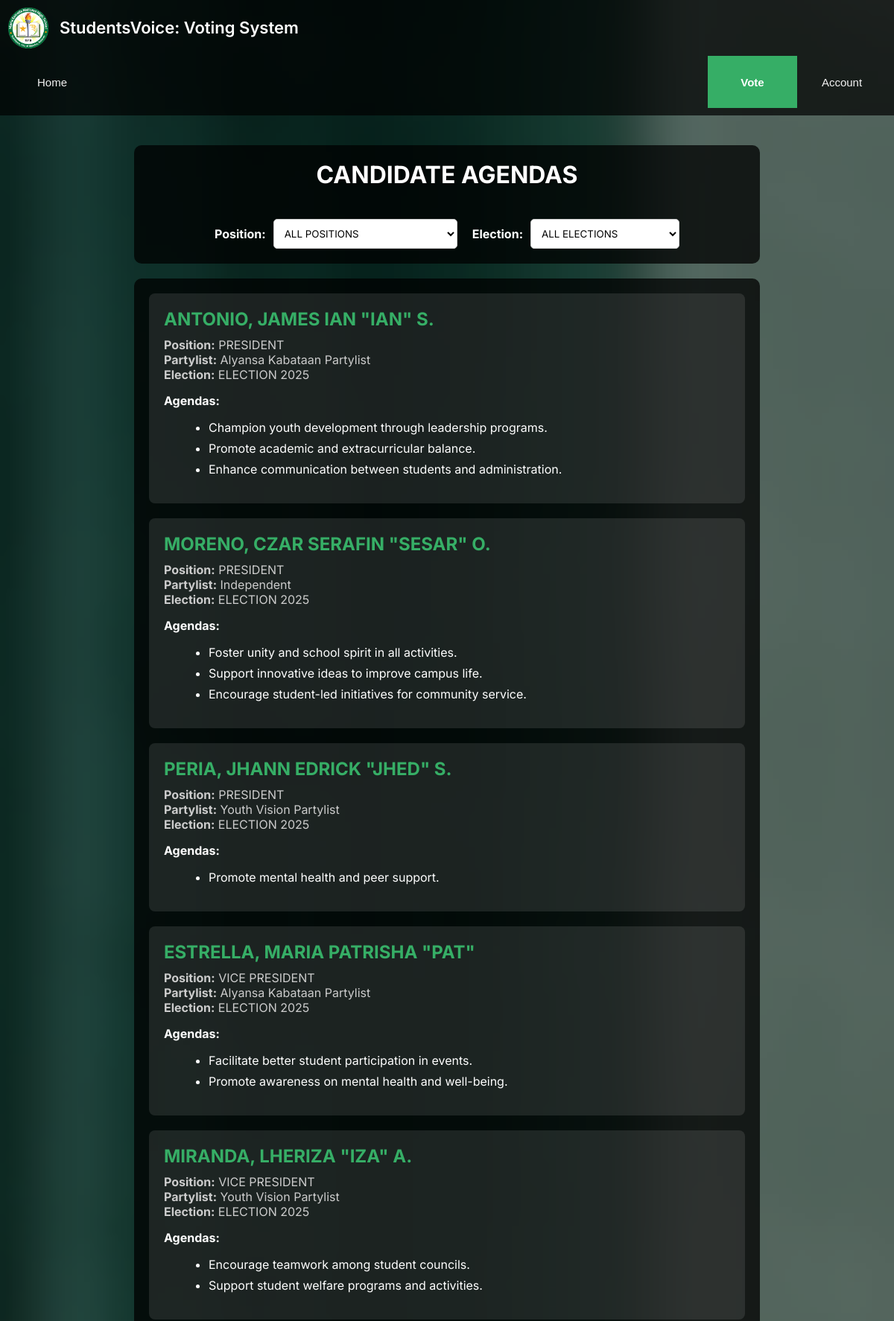
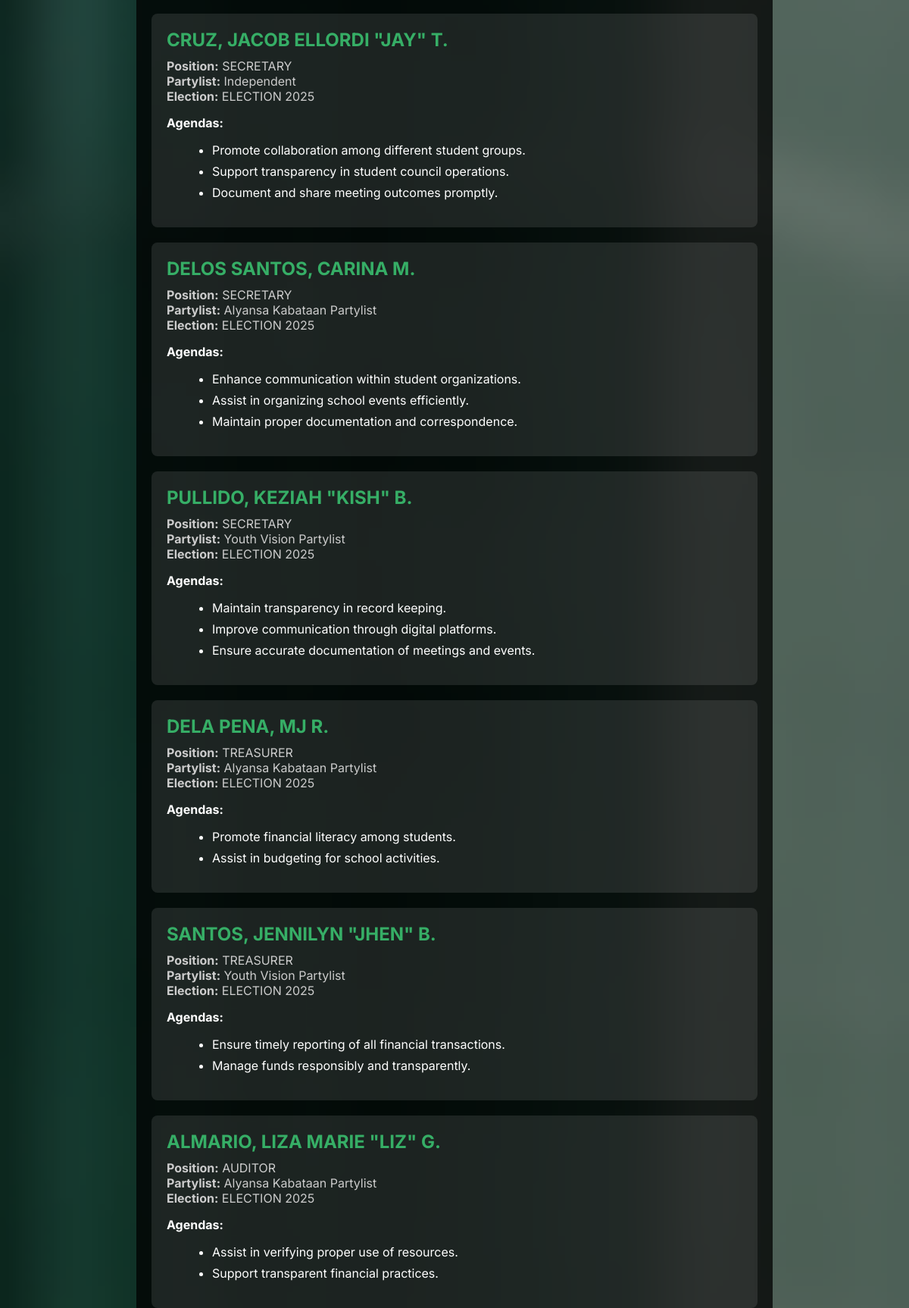
Screenshot of /files/user/agendas.php (signed in, upper part) with the database file from the repository (2 pictures, top to bottom).
### tables this page shows
CREATE TABLE `candidate` (
  `CandidateID` int(11) NOT NULL,
  `ElectionID` varchar(255) DEFAULT NULL,
  `PartylistName` varchar(255) DEFAULT NULL,
  `Name` varchar(255) DEFAULT NULL,
  `Position` varchar(255) DEFAULT NULL,
  `GradeLevel` varchar(100) DEFAULT NULL,
  `ModifiedBy` int(255) DEFAULT NULL,
  `ModifiedDate` datetime DEFAULT NULL,
  `CreatedBy` int(255) DEFAULT NULL,
  `CreatedDate` datetime DEFAULT NULL
);

CREATE TABLE `election` (
  `ElectionID` varchar(255) NOT NULL,
  `ElectionName` varchar(255) NOT NULL,
  `StartDateTime` datetime NOT NULL,
  `EndDateTime` datetime NOT NULL,
  `G8RepNum` int(11) NOT NULL,
  `G9RepNum` int(11) NOT NULL,
  `G10RepNum` int(11) NOT NULL,
  `G11RepNum` int(11) NOT NULL,
  `G12RepNum` int(11) NOT NULL,
  `ModifiedBy` int(255) DEFAULT NULL,
  `ModifiedDate` datetime DEFAULT NULL,
  `CreatedBy` int(255) DEFAULT NULL,
  `CreatedDate` datetime DEFAULT NULL
);

### files/user/agendas.php (the view, shortened to what this page needs)
<?php
require_once '../connect/connect.php';
$candidates_query = "SELECT c.*, e.ElectionName, GROUP_CONCAT(a.Agenda) as Agendas
                    FROM candidate c
                    JOIN election e ON c.ElectionID = e.ElectionID
                    LEFT JOIN agenda a ON c.CandidateID = a.CandidateID
                    WHERE 1=1";
$candidates_query .= " GROUP BY c.CandidateID
                      ORDER BY
                        CASE c.Position
                            WHEN 'PRESIDENT' THEN 1
                            WHEN 'VICE PRESIDENT' THEN 2
                            WHEN 'SECRETARY' THEN 3
                            WHEN 'TREASURER' THEN 4
                            WHEN 'AUDITOR' THEN 5
                            WHEN 'PUBLIC INFORMATION OFFICER' THEN 6
                            WHEN 'PROTOCOL OFFICER' THEN 7
                            WHEN 'GRADE 7 REPRESENTATIVE' THEN 8
                            WHEN 'GRADE 8 REPRESENTATIVE' THEN 9
                            WHEN 'GRADE 9 REPRESENTATIVE' THEN 10
                            WHEN 'GRADE 10 REPRESENTATIVE' THEN 11
                            WHEN 'GRADE 11 REPRESENTATIVE' THEN 12
                            WHEN 'GRADE 12 REPRESENTATIVE' THEN 13
                            ELSE 14
                        END,
                        c.Name";
$stmt = $conn->prepare($candidates_query);
$stmt->execute();
$candidates_result = $stmt->get_result();
?>
<!DOCTYPE html>
<html>
<head>
    <link rel="stylesheet" type="text/css" href="/votingsystem/files/maincss/main.css">
    <link rel="stylesheet" type="text/css" href="/votingsystem/files/user/user.css">
</head>
<body>
    <header>
        <div class="header">
            <div class="header-left">
                <div class="logo"></div>
                <div class="header-title">
                    <span class="main-title">StudentsVoice: Voting System</span>
                </div>
            </div>
            <div class="topnav">
                <form action="home.php" method="post" style="display:inline;"><button type="submit"
                        class="topnav-link">Home</button></form>
                <div class="dropdown">
                    <button type="button" class="topnav-link active">Vote</button>
                </div>
                <div class="dropdown">
                    <button type="button" class="topnav-link">Account</button>
                </div>
            </div>
        </div>
    </header>
    <div class="centerMain">
        <div class="filter-container">
            <h1 class="page-title">CANDIDATE AGENDAS</h1>
            <form method="post" id="filterForm">
                <div class="filter-controls">
                    <div class="filter-group">
                        <label class="filter-label">Position:</label>
                        <select name="position" id="position" onchange="document.getElementById('filterForm').submit();">
                            <option value="ALL">ALL POSITIONS</option>
                        </select>
                    </div>
                    <div class="filter-group">
                        <label class="filter-label">Election:</label>
                        <select name="election" id="election" onchange="document.getElementById('filterForm').submit();">
                            <option value="ALL">ALL ELECTIONS</option>
                        </select>
                    </div>
                </div>
            </form>
        </div>
        <div class="candidate-container">
            <?php if ($candidates_result->num_rows > 0): ?>
                <?php while ($candidate = $candidates_result->fetch_assoc()): ?>
                    <div class="candidate-card">
                        <div class="candidate-name"><?php echo htmlspecialchars($candidate['Name']); ?></div>
                        <div class="candidate-info">
                            <strong>Position:</strong> <?php echo htmlspecialchars($candidate['Position']); ?><br>
                            <strong>Partylist:</strong> <?php echo htmlspecialchars($candidate['PartylistName']); ?><br>
                            <strong>Election:</strong> <?php echo htmlspecialchars($candidate['ElectionName']); ?>
                        </div>
                        <div class="agendas">
                            <strong>Agendas:</strong>
                            <ul class="agenda-list">
                                <?php
                                if ($candidate['Agendas']) {
                                    $agendas = explode(',', $candidate['Agendas']);
                                    foreach ($agendas as $agenda) {
                                        echo "<li>" . htmlspecialchars($agenda) . "</li>";
                                    }
                                } else {
                                    echo "<li>No agendas available</li>";
                                }
                                ?>
                            </ul>
                        </div>
                    </div>
                <?php endwhile; ?>
            <?php else: ?>
                <div class="no-candidates">
                    No candidates found for the selected filters.
                </div>
            <?php endif; ?>
        </div>
    </div>
</body>
</html>

### files/maincss/main.css (style rules this page uses)
body { font-family: 'Inter', sans-serif; }
.centerMain { flex: 1; width: 100%; padding-bottom: 50px; }

### files/user/user.css (style rules this page uses)
html, body { height: 100%; margin: 0; padding: 0; min-height: 100vh; font-family: 'Inter', sans-serif; background: url('/votingsystem/images/mainBackground.png') no-repeat center center fixed; background-size: cover; }
body { display: flex; flex-direction: column; min-height: 100vh; position: relative; }
.header { display: flex; justify-content: space-between; align-items: stretch; padding: 0 20px 0 40px; background: rgba(0, 0, 0, 0.7); color: white; height: 70px; width: 100%; box-sizing: border-box; }
.header-left { display: flex; align-items: center; gap: 15px; }
.logo { width: 55px; height: 55px; background: url('/votingsystem/images/logo.png') no-repeat center center; background-size: contain; }
.header-title { display: flex; flex-direction: column; line-height: 1.2; }
.main-title { font-size: 22px; font-weight: 600; }
.topnav { display: flex; align-items: stretch; height: 70px; background-color: transparent; overflow: visible; position: relative; }
.dropdown { position: relative; display: inline-block; height: 70px; box-sizing: border-box; height: 70px; display: flex; align-items: stretch; }
@media (max-width: 1200px) { .header { flex-wrap: wrap; height: auto; padding: 10px; } }
@media (max-width: 1200px) { .topnav { order: 3; width: 100%; justify-content: center; margin-top: 10px; flex-wrap: wrap; height: auto; } }
@media (max-width: 1200px) { .dropdown { height: auto; } }
.centerMain { flex: 1 0 auto; width: 100%; box-sizing: border-box; padding: 20px; margin-bottom: 50px; }
form { flex: 1 1 0; display: block; }
.topnav-link { background: none; border: none; color: #f2f2f2; text-align: center; text-decoration: none; font-size: 15px; transition: all 0.3s ease; height: 100%; display: flex; align-items: center; width: 120px; justify-content: center; box-sizing: border-box; cursor: pointer; }
.topnav-link.active { background-color: #36AE66; color: white; font-weight: bold; height: 70px; box-sizing: border-box; }
.topnav form { margin: 0; padding: 0; display: inline; }
.topnav form button { margin: 0; padding: 0; }

### files/user/agendas.php (style rules this page uses)
.page-title { text-align: center; color: white; font-size: 32px; font-weight: bold; margin: 0 0 20px 0; text-shadow: 2px 2px 4px rgba(0, 0, 0, 0.5); }
.filter-container { background-color: rgba(0, 0, 0, 0.75); padding: 20px; border-radius: 10px; margin: 20px auto; max-width: 800px; display: flex; flex-direction: column; align-items: center; gap: 20px; }
.filter-controls { display: flex; gap: 20px; justify-content: center; width: 100%; align-items: center; }
.filter-group { display: flex; align-items: center; gap: 10px; }
.filter-label { color: white; font-weight: bold; font-size: 16px; }
.filter-container select { padding: 10px; border-radius: 5px; border: 1px solid #ccc; background-color: white; min-width: 200px; font-family: 'Inter', sans-serif; }
.candidate-container { background-color: rgba(0, 0, 0, 0.75); padding: 20px; border-radius: 10px; margin: 20px auto; max-width: 800px; color: white; }
.candidate-card { background-color: rgba(255, 255, 255, 0.1); padding: 20px; border-radius: 8px; margin-bottom: 20px; }
.candidate-name { font-size: 24px; font-weight: bold; margin-bottom: 10px; color: #36AE66; }
.candidate-info { margin-bottom: 15px; color: #ccc; }
.agenda-list { list-style-type: disc; margin-left: 20px; color: #fff; }
.agenda-list li { margin-bottom: 8px; }

### rows the page displays
candidate: Name "ANTONIO, JAMES IAN \"IAN\" S.", Position "PRESIDENT", PartylistName "Alyansa Kabataan Partylist", ElectionID.ElectionName "ELECTION 2025", agenda "Champion youth development through leadership programs.", agenda "Promote academic and extracurricular balance.", agenda "Enhance communication between students and administration."
candidate: Name "MORENO, CZAR SERAFIN \"SESAR\" O.", Position "PRESIDENT", PartylistName "Independent", ElectionID.ElectionName "ELECTION 2025", agenda "Foster unity and school spirit in all activities.", agenda "Support innovative ideas to improve campus life.", agenda "Encourage student-led initiatives for community service."
candidate: Name "PERIA, JHANN EDRICK \"JHED\" S.", Position "PRESIDENT", PartylistName "Youth Vision Partylist", ElectionID.ElectionName "ELECTION 2025", agenda "Promote mental health and peer support."
candidate: Name "ESTRELLA, MARIA PATRISHA \"PAT\"", Position "VICE PRESIDENT", PartylistName "Alyansa Kabataan Partylist", ElectionID.ElectionName "ELECTION 2025", agenda "Facilitate better student participation in events.", agenda "Promote awareness on mental health and well-being."
candidate: Name "MIRANDA, LHERIZA \"IZA\" A.", Position "VICE PRESIDENT", PartylistName "Youth Vision Partylist", ElectionID.ElectionName "ELECTION 2025", agenda "Encourage teamwork among student councils.", agenda "Support student welfare programs and activities."
candidate: Name "CRUZ, JACOB ELLORDI \"JAY\" T.", Position "SECRETARY", PartylistName "Independent", ElectionID.ElectionName "ELECTION 2025", agenda "Promote collaboration among different student groups.", agenda "Support transparency in student council operations.", agenda "Document and share meeting outcomes promptly."
candidate: Name "DELOS SANTOS, CARINA M.", Position "SECRETARY", PartylistName "Alyansa Kabataan Partylist", ElectionID.ElectionName "ELECTION 2025", agenda "Enhance communication within student organizations.", agenda "Assist in organizing school events efficiently.", agenda "Maintain proper documentation and correspondence."
candidate: Name "PULLIDO, KEZIAH \"KISH\" B.", Position "SECRETARY", PartylistName "Youth Vision Partylist", ElectionID.ElectionName "ELECTION 2025", agenda "Maintain transparency in record keeping.", agenda "Improve communication through digital platforms.", agenda "Ensure accurate documentation of meetings and events."
candidate: Name "DELA PENA, MJ R.", Position "TREASURER", PartylistName "Alyansa Kabataan Partylist", ElectionID.ElectionName "ELECTION 2025", agenda "Promote financial literacy among students.", agenda "Assist in budgeting for school activities."
candidate: Name "SANTOS, JENNILYN \"JHEN\" B.", Position "TREASURER", PartylistName "Youth Vision Partylist", ElectionID.ElectionName "ELECTION 2025", agenda "Ensure timely reporting of all financial transactions.", agenda "Manage funds responsibly and transparently."
candidate: Name "ALMARIO, LIZA MARIE \"LIZ\" G.", Position "AUDITOR", PartylistName "Alyansa Kabataan Partylist", ElectionID.ElectionName "ELECTION 2025", agenda "Assist in verifying proper use of resources.", agenda "Support transparent financial practices."
